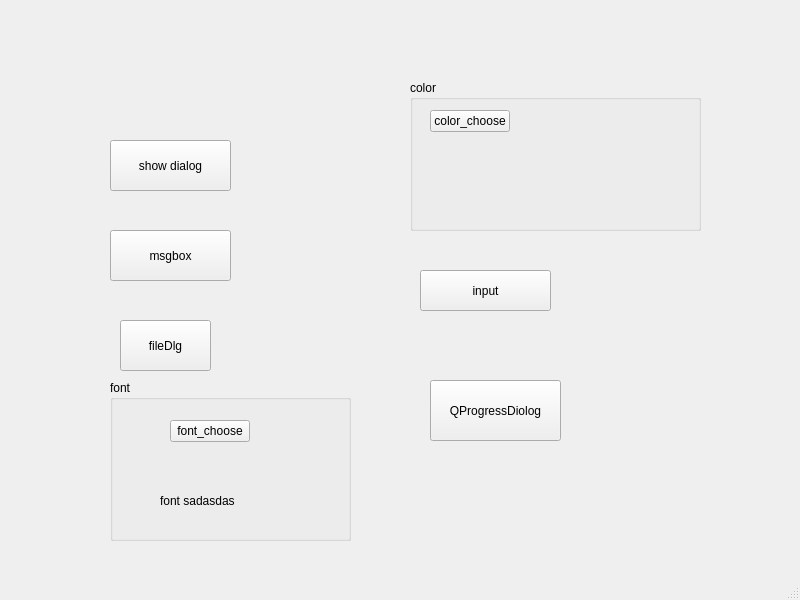
<?xml version="1.0" encoding="UTF-8"?>
<ui version="4.0">
 <class>MainWindow</class>
 <widget class="QMainWindow" name="MainWindow">
  <property name="geometry">
   <rect>
    <x>0</x>
    <y>0</y>
    <width>800</width>
    <height>600</height>
   </rect>
  </property>
  <property name="windowTitle">
   <string>MainWindow</string>
  </property>
  <widget class="QWidget" name="centralwidget">
   <widget class="QPushButton" name="modifyBtn">
    <property name="geometry">
     <rect>
      <x>110</x>
      <y>140</y>
      <width>121</width>
      <height>51</height>
     </rect>
    </property>
    <property name="text">
     <string>show dialog</string>
    </property>
   </widget>
   <widget class="QPushButton" name="msgbox">
    <property name="geometry">
     <rect>
      <x>110</x>
      <y>230</y>
      <width>121</width>
      <height>51</height>
     </rect>
    </property>
    <property name="text">
     <string>msgbox</string>
    </property>
   </widget>
   <widget class="QPushButton" name="filedlg">
    <property name="geometry">
     <rect>
      <x>120</x>
      <y>320</y>
      <width>91</width>
      <height>51</height>
     </rect>
    </property>
    <property name="text">
     <string>fileDlg</string>
    </property>
   </widget>
   <widget class="QGroupBox" name="groupBox">
    <property name="geometry">
     <rect>
      <x>110</x>
      <y>380</y>
      <width>241</width>
      <height>161</height>
     </rect>
    </property>
    <property name="title">
     <string>font</string>
    </property>
    <widget class="QPushButton" name="fontdlg">
     <property name="geometry">
      <rect>
       <x>60</x>
       <y>40</y>
       <width>80</width>
       <height>22</height>
      </rect>
     </property>
     <property name="text">
      <string>font_choose</string>
     </property>
    </widget>
    <widget class="QLabel" name="fontlabel">
     <property name="geometry">
      <rect>
       <x>50</x>
       <y>90</y>
       <width>171</width>
       <height>61</height>
      </rect>
     </property>
     <property name="text">
      <string>font sadasdas</string>
     </property>
    </widget>
   </widget>
   <widget class="QGroupBox" name="groupBox_2">
    <property name="geometry">
     <rect>
      <x>410</x>
      <y>80</y>
      <width>291</width>
      <height>151</height>
     </rect>
    </property>
    <property name="title">
     <string>color</string>
    </property>
    <widget class="QPushButton" name="colordlg">
     <property name="geometry">
      <rect>
       <x>20</x>
       <y>30</y>
       <width>80</width>
       <height>22</height>
      </rect>
     </property>
     <property name="text">
      <string>color_choose</string>
     </property>
    </widget>
    <widget class="QLabel" name="color">
     <property name="geometry">
      <rect>
       <x>190</x>
       <y>20</y>
       <width>71</width>
       <height>31</height>
      </rect>
     </property>
     <property name="text">
      <string/>
     </property>
    </widget>
    <widget class="QLabel" name="colorlabel">
     <property name="geometry">
      <rect>
       <x>80</x>
       <y>80</y>
       <width>171</width>
       <height>31</height>
      </rect>
     </property>
     <property name="text">
      <string/>
     </property>
    </widget>
   </widget>
   <widget class="QPushButton" name="inputdlg">
    <property name="geometry">
     <rect>
      <x>420</x>
      <y>270</y>
      <width>131</width>
      <height>41</height>
     </rect>
    </property>
    <property name="text">
     <string>input</string>
    </property>
   </widget>
   <widget class="QPushButton" name="progressdlg">
    <property name="geometry">
     <rect>
      <x>430</x>
      <y>380</y>
      <width>131</width>
      <height>61</height>
     </rect>
    </property>
    <property name="text">
     <string>QProgressDiolog</string>
    </property>
   </widget>
  </widget>
  <widget class="QMenuBar" name="menubar">
   <property name="geometry">
    <rect>
     <x>0</x>
     <y>0</y>
     <width>800</width>
     <height>19</height>
    </rect>
   </property>
  </widget>
  <widget class="QStatusBar" name="statusbar"/>
 </widget>
 <resources/>
 <connections/>
</ui>
